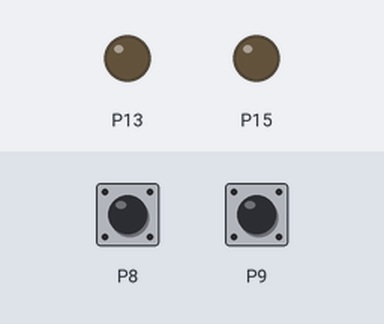
Recording of a program running on a simulated BBC micro:bit running MicroPython. Parts: output pins drawn as LEDs (lit = HIGH). The inputs (shaded band) are chosen by the test bench; at power-on: P8 HIGH, P9 HIGH.

Above: at 1.2 s.
1.3 s: P8 pulled LOW for 0.15 s
At 1.38 s:
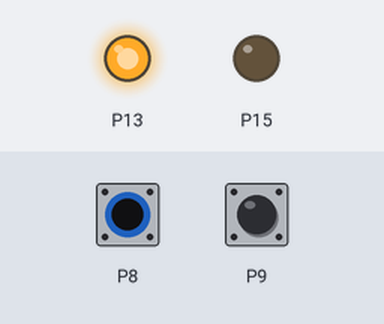
2.9 s: P9 pulled LOW for 0.15 s
At 2.98 s:
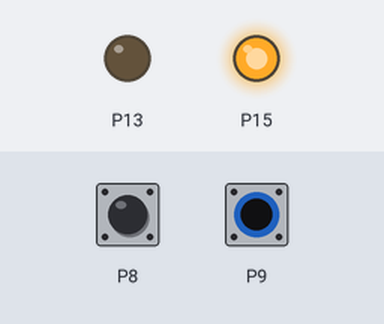
4.5 s: P9 pulled LOW for 3.2 s
At 8.3 s:
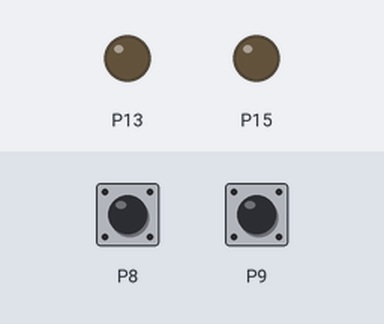
9.2 s: P8 pulled LOW for 3.2 s
At 9.9 s:
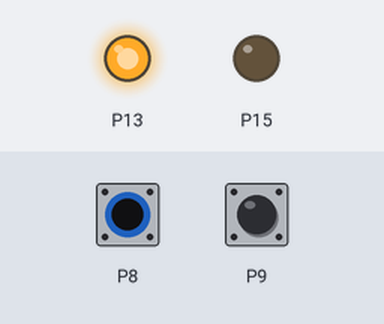
13.9 s: P8 driven LOW and P9 driven LOW
At 15.2 s:
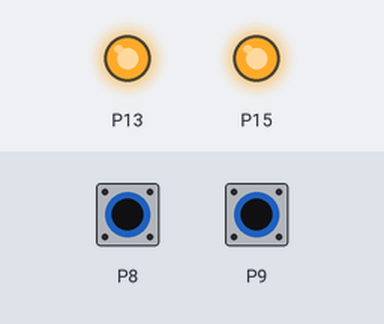
Timing chart, 0 to 16.4 s (numbered marks = the images above; inputs shaded):
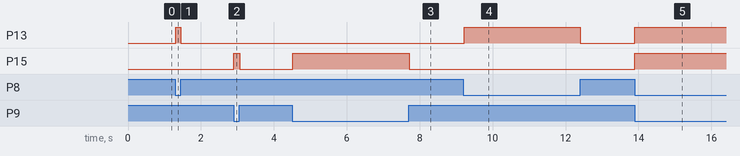

The program:

main.py
```python
from microbit import *

display.off()
pin8.set_pull(pin8.PULL_UP)
pin9.set_pull(pin9.PULL_UP)

while True:
    if pin8.read_digital() == 0:
        pin13.write_digital(1)
    else:
        pin13.write_digital(0)
    if pin9.read_digital() == 0:
        pin15.write_digital(1)
    else:
        pin15.write_digital(0)
    sleep(20)
```

Measured:
- after the input at 1.3 s, P13: LOW → HIGH at once, → LOW 0.14 s later
- after the input at 2.9 s, P15: LOW → HIGH at once, → LOW 0.16 s later
- after the input at 4.5 s, P15: LOW → HIGH at once, → LOW 3.2 s later
- after the input at 9.2 s, P13: LOW → HIGH at once, → LOW 3.2 s later
- after the input at 13.9 s, P13, P15: LOW → HIGH at once
